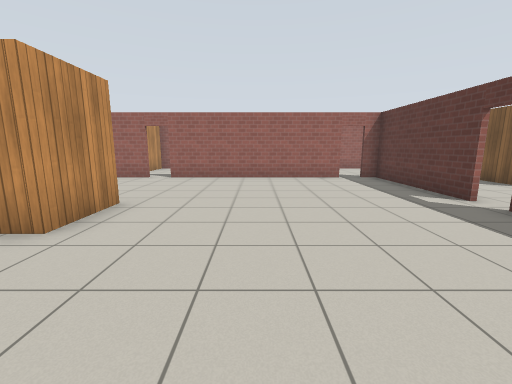
[1] (above)

17 first-person views from a walk through a robot-simulator world made for Gazebo. The camera is 1.2 m above the floor, tilts 10° down and sees 90° across. The floor is counted in squares, 1 m on a side. Each view is taken from the middle of a square. On the plan, view 1 faces up. The plan holds only what a view shows up to about 12 squares ahead; the rest is blank. Simple patterns stand in for the simulator's built-in surfaces.

[2]
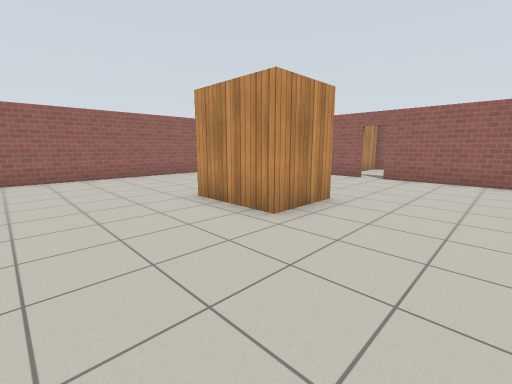

[3]
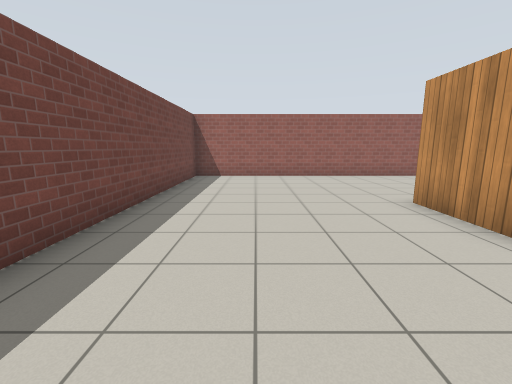

[4]
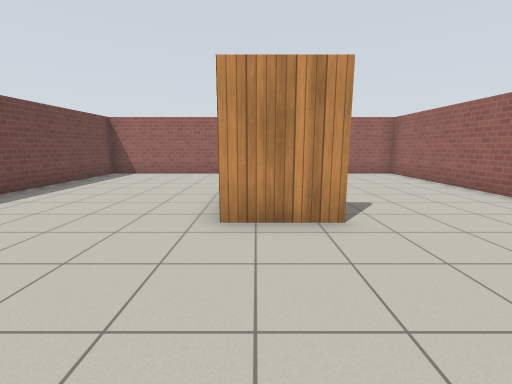

[5]
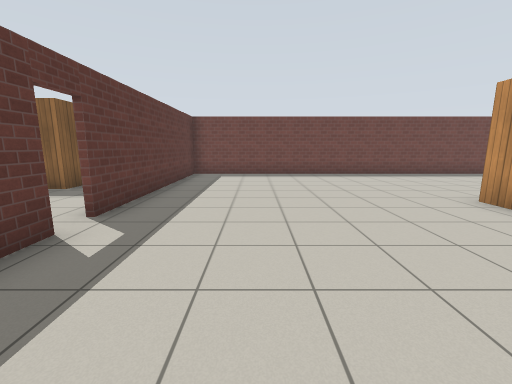

[6]
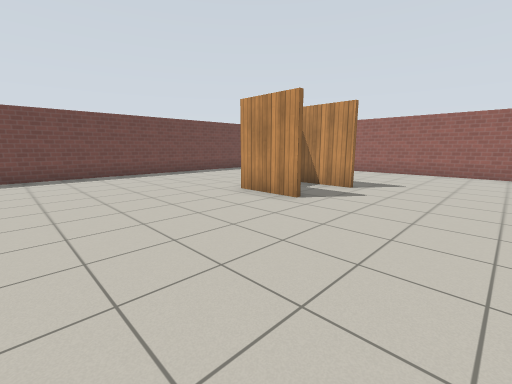

[7]
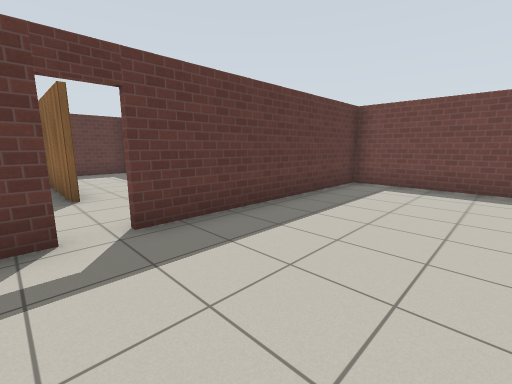

[8]
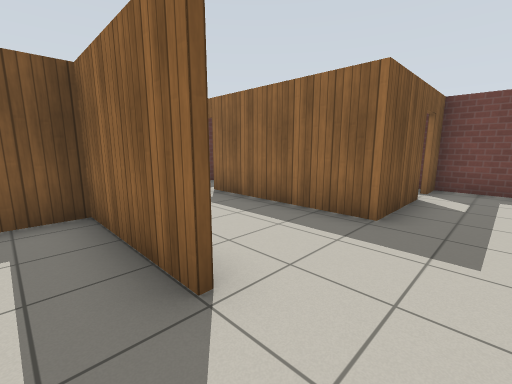

[9]
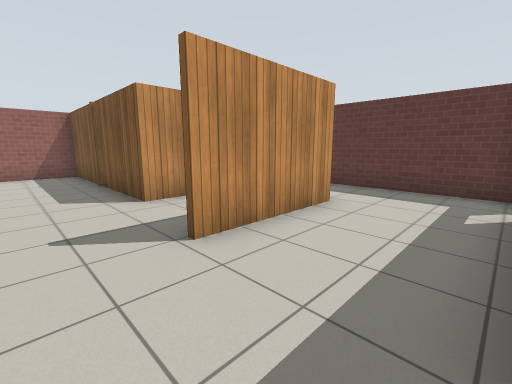

[10]
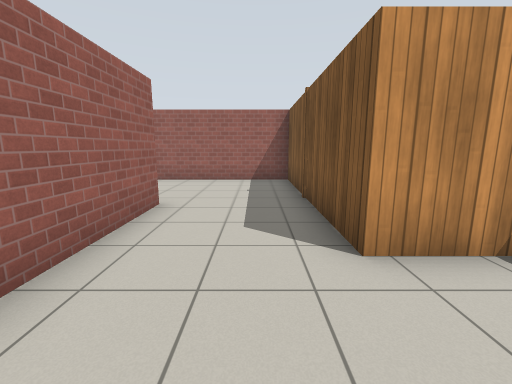

[11]
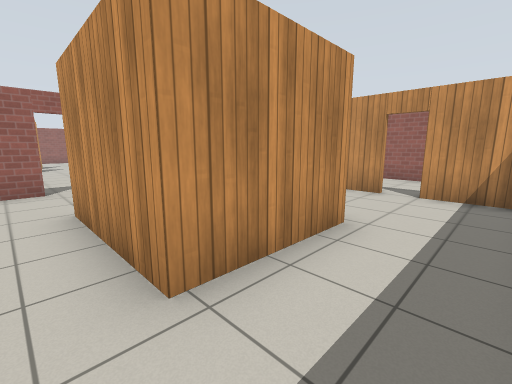

[12]
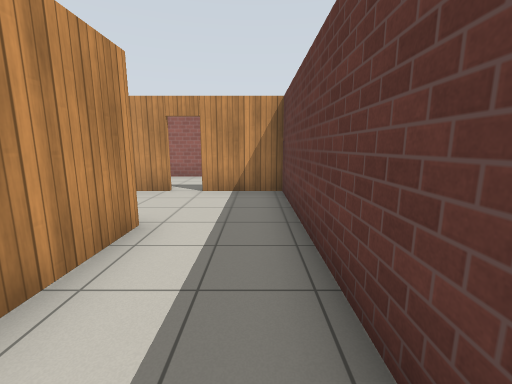

[13]
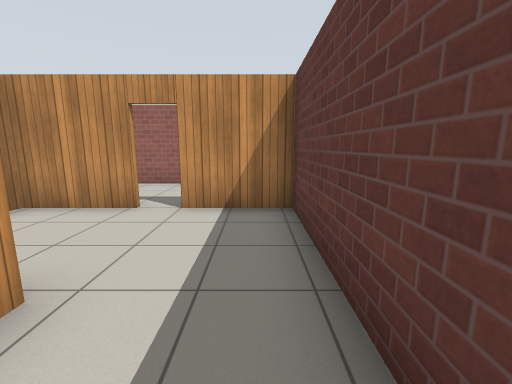

[14]
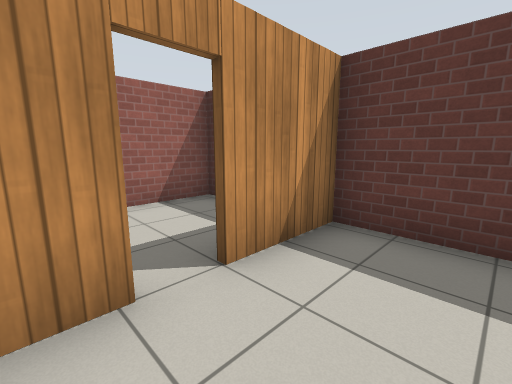

[15]
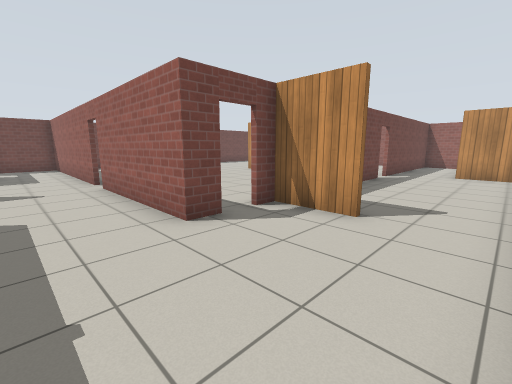

[16]
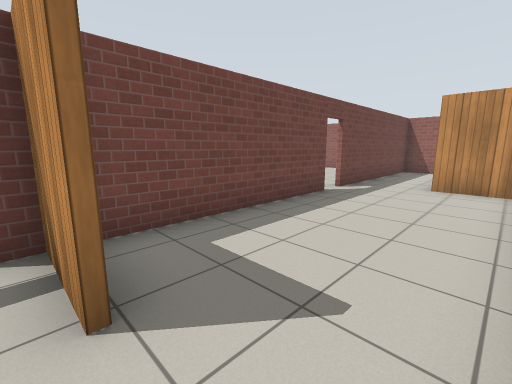

[17]
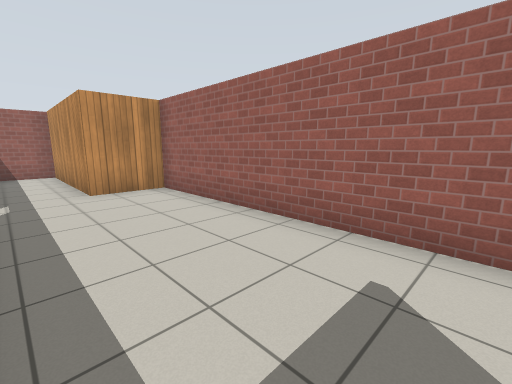

### Floor plan
Ten units are one square. View 1 is at (0, 0); x grows to the right and y downward. Boxes are objects, and circles mark ways between rooms. Rooms are numbered by the first view taken in them; rooms with no view inside come last. Other rooms are left out.
<svg viewBox="-113 -149 255 179">
<path fill="none" stroke="#000" d="M-30 -55 -30 -34 -55 -34M-53 -58 -53 -39M-42 -102 -108 -102M48 -55 48 -102 41 -102M34 -102 -35 -102M-107 -100 -107 25 48 25 48 -47M41 -103 49 -103 49 -55M27 -123 27 -103M99 -77 82 -77 82 -144 34 -144M76 -50 110 -50 110 -61M112 -79 112 -48 76 -48M137 -18 137 -110 115 -110M49 -47 49 13M75 9 75 -17 120 -17M108 -110 80 -110M59 25 75 25 75 16M-35 -103 34 -103M34 -144 -53 -144 -53 -125 -107 -125 -107 -100M-108 -103 -43 -103M137 -144 90 -144"/>
<circle cx="40" cy="-100" r="3" fill="#2a7"/>
<circle cx="50" cy="-50" r="3" fill="#2a7"/>
<circle cx="-40" cy="-100" r="3" fill="#2a7"/>
<circle cx="65" cy="-50" r="3" fill="#2a7"/>
<circle cx="30" cy="-135" r="3" fill="#2a7"/>
<circle cx="110" cy="-110" r="3" fill="#2a7"/>
<text x="-30" y="-30">1</text>
<text x="60" y="-100">2</text>
<text x="100" y="-40">3</text>
<text x="-30" y="-120">4</text>
<text x="110" y="-130">5</text>
</svg>
Room 1 opens to room 2. Room 1 opens to room 4. Room 2 opens to room 3. Room 2 opens to room 4. Room 3 opens to room 5.

Where each view was taken, in squares from view 1:
view 1: 0 up, 0 right, facing up
view 2: 0 up, 0 right, facing up-left
view 3: 0 up, 0 right, facing left
view 4: 4 up, 1 right, facing left
view 5: 9 up, 2 right, facing down
view 6: 9 up, 2 right, facing down-left
view 7: 6 up, 1 right, facing down-right
view 8: 6 up, 6 right, facing down-right
view 9: 2 up, 6 right, facing up-right
view 10: 5 up, 7 right, facing up
view 11: 4 up, 13 right, facing up-left
view 12: 4 up, 13 right, facing up
view 13: 6 up, 13 right, facing up
view 14: 9 up, 10 right, facing up-right
view 15: 14 up, 7 right, facing down-left
view 16: 14 up, 3 right, facing down-left
view 17: 11 up, 2 right, facing up-left
